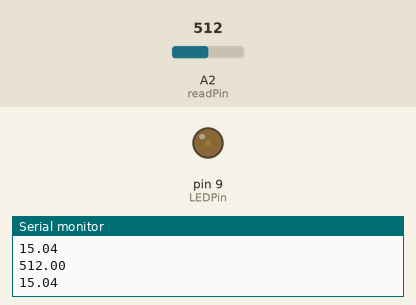
Simulated run of this sketch. Board: Arduino Uno, built with avr-gcc and run on an emulated ATmega328P. Shown: output pins drawn as LEDs (lit = HIGH), the last lines printed to the serial monitor. The test bench sets the inputs (shaded band); at power-on: A2 (readPin) = 512.

Above: at 1.2 s.
1.3 s: A2 (readPin) set to 900
At 2.1 s:
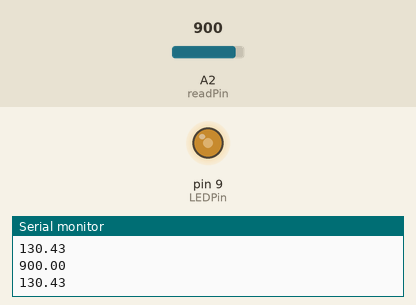
2.8 s: A2 (readPin) set to 1023
At 4.0 s:
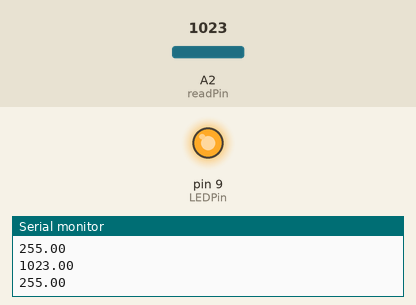
4.3 s: A2 (readPin) set to 122
At 4.8 s:
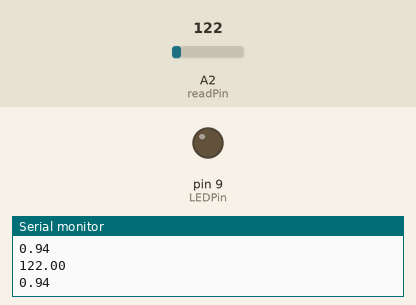
Timing chart, 0 to 7.3 s (numbered marks = the images above; inputs shaded):
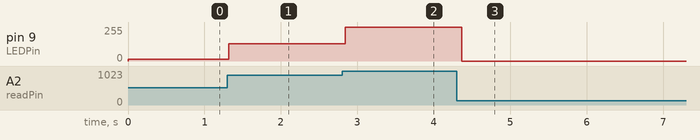

The sketch:

local_variable_pot_led.ino
```cpp
int readPin = A2;
int LEDPin = 9;
int dt = 100;
void setup() {
  // put your setup code here, to run once:
  Serial.begin(115200);
  pinMode(readPin, INPUT);
  pinMode(LEDPin, OUTPUT);
}

void loop() {
  // put your main code here, to run repeatedly:
  float potVal;
  float brightVal;
  potVal = readPot(readPin);
  Serial.println(potVal);
  brightVal = findBright(potVal);
  Serial.println(brightVal);
  setLED(LEDPin, brightVal);


  delay(dt);
}

float readPot(int potPin) {
  float readVal;
  readVal = analogRead(potPin);
  return readVal;
}

float findBright(int pv) {
  float bv;
  // bv=(255./1023.)*pv;
  bv = pow(2, (pv / 127.875)) - 1;
  return bv;
}

void setLED(int lp, float bv) {
  analogWrite(lp, bv);
}
```

Measured:
- after the input at 1.3 s, pin 9 (LEDPin): 15/255 → 130/255 at once
- after the input at 2.8 s, pin 9 (LEDPin): 130/255 → 255/255 at once
- after the input at 4.3 s, pin 9 (LEDPin): 255/255 → 0/255 after 0.06 s
